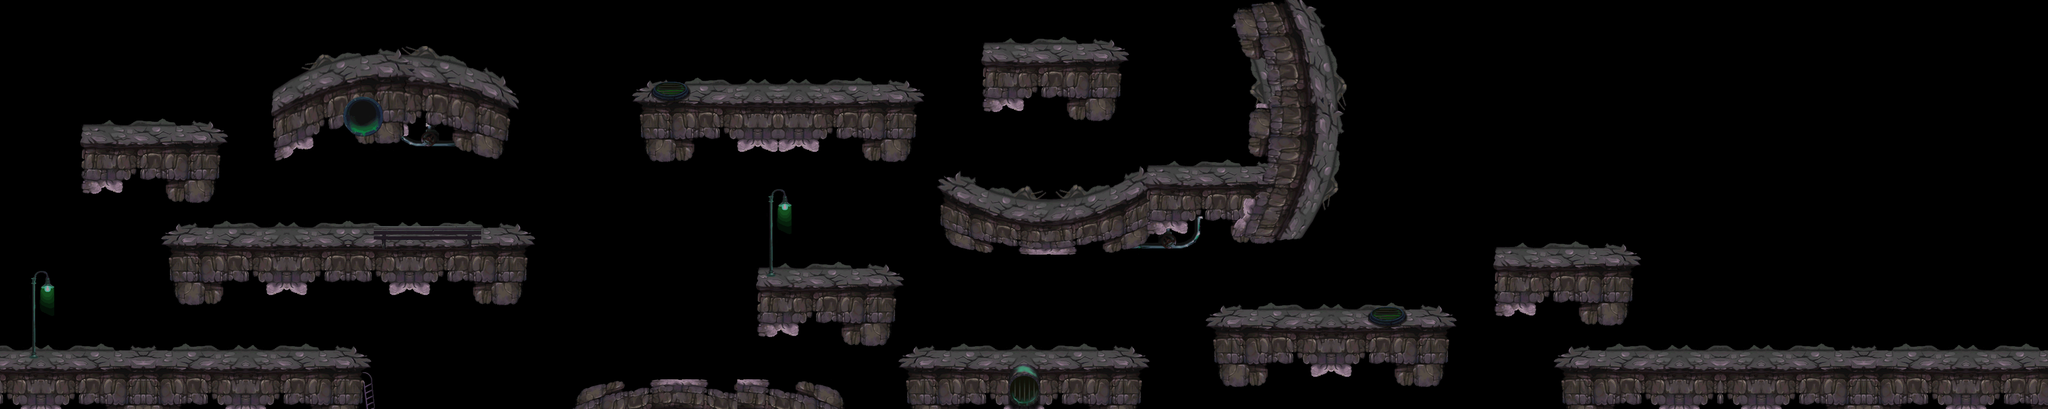

This game map was drawn from its Tiled (.tmx) file and the tilesets committed beside it. A one-line description and the trimmed map source follow:
An orthogonal 100x20 tile map with 40x40 px tiles, 4 tile layers (land1, land2, land3, land4) and 59 objects.

<map version="1.0" orientation="orthogonal" width="100" height="20" tilewidth="40" tileheight="40">
 <tileset firstgid="1" name="a-land" tilewidth="40" tileheight="40">
  <image source="a-land.png" width="2046" height="1000" />
 </tileset>
 <layer name="land1" width="100" height="20">
  <data>[2000 cells, 47 non-empty, 29 distinct tile ids]</data>
 </layer>
 <layer name="land2" width="100" height="20">
  <data>[2000 cells, 987 non-empty, 256 distinct tile ids]</data>
 </layer>
 <layer name="land3" width="100" height="20">
  <data>[2000 cells, 254 non-empty, 200 distinct tile ids]</data>
 </layer>
 <layer name="land4" width="100" height="20">
  <data>[2000 cells, 44 non-empty, 44 distinct tile ids]</data>
 </layer>
 <objectgroup name="pengzhuang" width="100" height="20">
  <object x="-6" y="704" width="722" height="94" />
  <object x="3043" y="704" width="959" height="97" />
  <object x="324" y="467" width="712" height="42" />
  <object x="2242" y="344" width="211" height="30" />
  <object x="1846" y="417" width="396" height="25" />
  <object x="1758" y="705" width="479" height="93" />
  <object x="2358" y="620" width="470" height="36" />
  <object x="158" y="264" width="276" height="44" />
  <object x="1482" y="546" width="280" height="40" />
  <object x="2444" y="-212" width="166" height="580" />
  <object x="1239" y="179" width="557" height="35" />
  <object x="533" y="199" width="329" height="28" />
  <object x="844" y="181" width="152" height="41" />
  <object x="685" y="134" width="161" height="94" />
  <object x="1918" y="104" width="280" height="32" />
  <object x="2920" y="502" width="276" height="34" />
  <object x="1124" y="772" width="516" height="26" />
 </objectgroup>
 <objectgroup name="zuobiao1" width="100" height="20">
  <object x="589" y="703">
   <properties>
    <property name="id" value="1" />
    <property name="type" value="1" />
   </properties>
  </object>
  <object x="502" y="702">
   <properties>
    <property name="id" value="1" />
    <property name="type" value="1" />
   </properties>
  </object>
  <object x="1674" y="193">
   <properties>
    <property name="id" value="1" />
    <property name="type" value="1" />
   </properties>
  </object>
  <object x="1634" y="176">
   <properties>
    <property name="id" value="1" />
    <property name="type" value="1" />
   </properties>
  </object>
  <object x="2070" y="715">
   <properties>
    <property name="id" value="1" />
    <property name="type" value="1" />
   </properties>
  </object>
  <object x="2030" y="698">
   <properties>
    <property name="id" value="1" />
    <property name="type" value="1" />
   </properties>
  </object>
  <object x="2596" y="629">
   <properties>
    <property name="id" value="1" />
    <property name="type" value="1" />
   </properties>
  </object>
  <object x="2556" y="612">
   <properties>
    <property name="id" value="1" />
    <property name="type" value="1" />
   </properties>
  </object>
  <object x="711" y="251">
   <properties>
    <property name="id" value="7" />
    <property name="max" value="340" />
    <property name="type" value="1" />
   </properties>
  </object>
  <object x="2710" y="626">
   <properties>
    <property name="id" value="8" />
    <property name="type" value="0" />
   </properties>
  </object>
  <object x="1309" y="187">
   <properties>
    <property name="id" value="8" />
    <property name="type" value="0" />
   </properties>
  </object>
  <object x="1132" y="770">
   <properties>
    <property name="id" value="5" />
    <property name="type" value="0" />
   </properties>
  </object>
  <object x="1258" y="771">
   <properties>
    <property name="id" value="5" />
    <property name="type" value="0" />
   </properties>
  </object>
  <object x="1366" y="771">
   <properties>
    <property name="id" value="5" />
    <property name="type" value="0" />
   </properties>
  </object>
  <object x="1482" y="772">
   <properties>
    <property name="id" value="5" />
    <property name="type" value="0" />
   </properties>
  </object>
 </objectgroup>
 <objectgroup name="zuobiao2" width="100" height="20">
  <object x="371" y="700">
   <properties>
    <property name="id" value="101" />
    <property name="num" value="5" />
    <property name="range" value="100" />
    <property name="time" value="1" />
    <property name="timemax" value="12" />
    <property name="timmin" value="3" />
    <property name="z" value="0" />
   </properties>
  </object>
  <object x="2285" y="339">
   <properties>
    <property name="id" value="101" />
    <property name="num" value="5" />
    <property name="range" value="100" />
    <property name="time" value="1" />
    <property name="timemax" value="12" />
    <property name="timmin" value="3" />
    <property name="z" value="0" />
   </properties>
  </object>
  <object x="2050" y="412">
   <properties>
    <property name="id" value="104" />
    <property name="num" value="4" />
    <property name="range" value="50" />
    <property name="time" value="1" />
    <property name="timemax" value="6" />
    <property name="timmin" value="3" />
   </properties>
  </object>
  </objectgroup>
 <objectgroup name="zuobiao3" width="100" height="20">
  <!-- 4 objects omitted --></objectgroup>
</map>
<!-- 24 of 59 objects omitted -->
